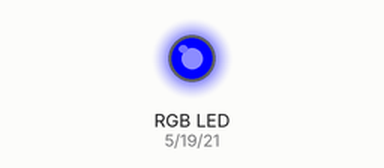
The sketch below on a simulated ESP32. Parts: an RGB LED mixed from three pins (HIGH = lit).

Above: at 0.5 s.
At 1.5 s:
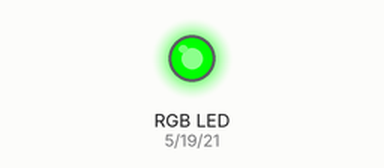
At 2.5 s:
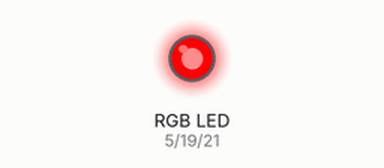
At 3.5 s:
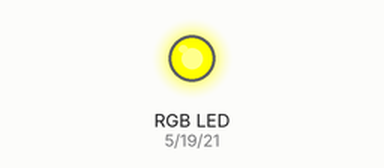
At 4.5 s:
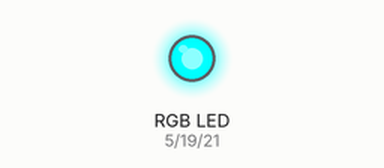
Timing chart, 0 to 6.5 s (numbered marks = the images above):
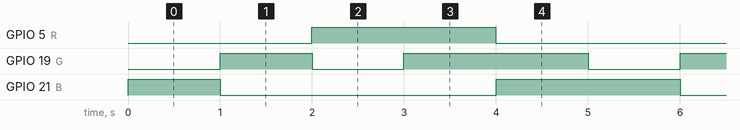

Measured:
- by itself, GPIO 5 (R): alternates HIGH for 2.0 s and LOW for 3.0 s
- by itself, GPIO 19 (G): repeats every 5.0 s: LOW 1.0 s, HIGH 2.0 s, LOW 1.0 s, HIGH 1.0 s
- by itself, GPIO 21 (B): repeats every 5.0 s: LOW 3.0 s, HIGH 2.0 s

The sketch:

Flashing-RGB-LED.ino
```cpp
int R = 5;
int G = 19;
int B = 21;
int delayTime = 1000;

void setup() {
  ledcAttach(R, 5000, 8);
  ledcAttach(G, 5000, 8);
  ledcAttach(B, 5000, 8);

}

void loop() {
  ledcWrite(R, 0);
  ledcWrite(G, 0);
  ledcWrite(B, 255);

  delay(delayTime);

  ledcWrite(R, 0);
  ledcWrite(G, 255);
  ledcWrite(B, 0);

  delay(delayTime);

  ledcWrite(R, 255);
  ledcWrite(G, 0);
  ledcWrite(B, 0);

  delay(delayTime);

  ledcWrite(R, 255);
  ledcWrite(G, 255);
  ledcWrite(B, 0);

  delay(delayTime);

  ledcWrite(R, 0);
  ledcWrite(G, 255);
  ledcWrite(B, 255);

  delay(delayTime);


}
```
